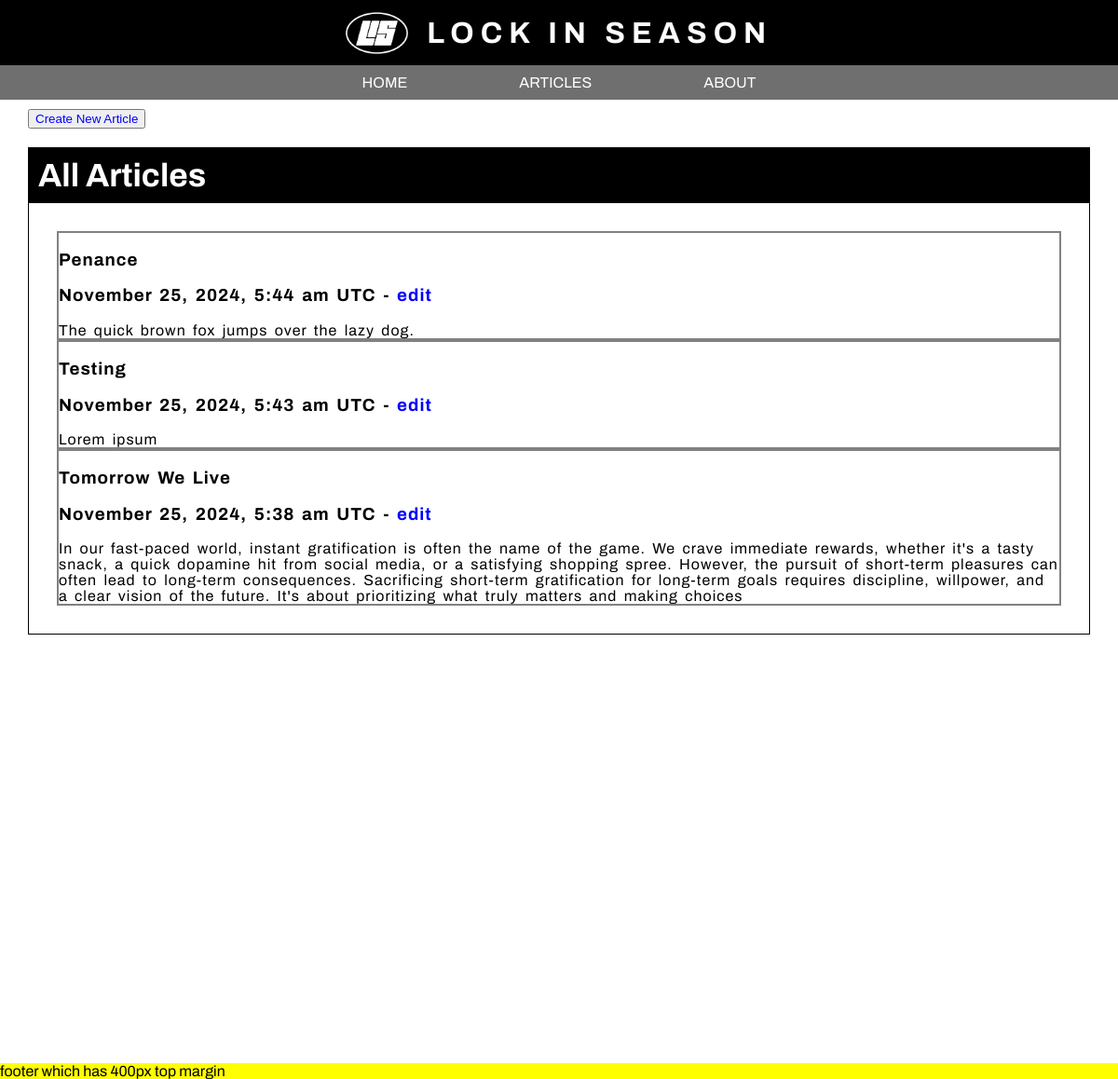
The app's page /articles.php with its own data.
### tables this page shows
CREATE TABLE `blog_posts` (
  `id` int(11) NOT NULL,
  `title` varchar(40) NOT NULL,
  `content` varchar(500) NOT NULL,
  `author` varchar(30) NOT NULL,
  `created_at` timestamp NOT NULL DEFAULT current_timestamp(),
  `category_id` int(11) DEFAULT NULL,
  `image_id` int(11) DEFAULT NULL
);

### articles.php (the view, shortened to what this page needs)
<?php
require('connect.php');
$query = "SELECT * FROM blog_posts ORDER BY id DESC LIMIT 5";
$statement = $db->prepare($query);
$statement->execute();
?>
<!DOCTYPE html>
<html lang = "en">
<head>
    <link rel = "stylesheet" type = "text/css" href = "articles-styles.css">
</head>
<body>
    <header>
        <img alt = "Lock in season logo" class = "logo" src = "images/lis.png">
        <h1 id = "main-header">LOCK IN SEASON</h1>
    </header>
    <nav id = "main-nav">
        <ul>
            <a href = "index.php"><li>HOME</li></a>
            <a href = "articles.php"><li>ARTICLES</li></a>
            <a href = "about.html"><li>ABOUT</li></a>
        </ul>
    </nav>
    <br>
    <main>
        <button><a href = "post.php">Create New Article</a></button>
        <h2>All Articles</h2>
        <section>
            <?php while ($row = $statement->fetch()): ?>
                <article>
                    <h3><?= $row['title'] ?></h3>
                    <?php
                        $formatted_date = date('F j, Y, g:i a T', strtotime($row['created_at']));
                    ?>
                    <h3><?= $formatted_date ?> - <a href = "edit.php?id=<?= $row['id']?>">edit</a></h3>
                    <p><?= $row['content'] ?></p>
                </article>
            <?php endwhile ?>
        </section>
    </main>
    <footer>
        <p>footer which has 400px top margin</p>
    </footer>
</body>
</html>

### articles-styles.css (style rules this page uses)
html, body, section, p, header, nav, footer, div, article, aside, ol, ul, li, h1, h6 { margin: 0; padding: 0; box-sizing: border-box; }
body { font-family: Archivo; }
a { color: inherit; text-decoration: inherit; }
main a { color: blue; text-decoration: default; }
header { display: flex; height: 70px; justify-content: center; background-color: black; }
#main-header { color: white; margin: 0 10px 0 10px; letter-spacing: 7px; align-self: center; }
header .logo { height: 45px; margin: 0 10px 0 10px; align-self: center; }
#main-nav { position: absolute; width: 100%; }
#main-nav ul { color:white; list-style: none; display: flex; justify-content: center; background-color: rgb(16, 16, 16, .6); transition: 0.3s; }
#main-nav ul li { padding-top: 8px; padding-bottom: 8px; padding-left: 5vw; padding-right: 5vw; border-top: 2px solid rgb(16, 16, 16, 0); border-bottom: 2px solid rgb(16, 16, 16, 0); transition: 0.3s; }
main { background-color: white; padding: 30px; margin: 0 auto 0 auto; }
main h2 { background-color: black; color: white; font-size: 35px; padding: 10px; margin: 20px 0 0 0; border: 1.5px solid black; }
main section { letter-spacing: 1px; word-spacing: 3px; padding: 30px; margin-bottom: 30px; border: 1.5px solid black; border-top: none; }
article { border: 2px solid rgb(129, 129, 129); }
footer { margin-top: 400px; background-color: yellow; }

### records on screen
blog_posts: title "Penance", created_at "November 25, 2024, 5:44 am UTC", content "The quick brown fox jumps over the lazy dog."
blog_posts: title "Testing", created_at "November 25, 2024, 5:43 am UTC", content "Lorem ipsum"
blog_posts: title "Tomorrow We Live", created_at "November 25, 2024, 5:38 am UTC", content "In our fast-paced world, instant gratification is often the name of the game. We crave immediate rewards, whether it's a tasty snack, a quick dopamine hit from social media, or a satisfying shopping spree. However, the pursuit of short-term pleasures can often lead to long-term consequences. Sacrificing short-term gratification for long-term goals requires discipline, willpower, and a clear vision of the future. It's about prioritizing what truly matters and making choices"
